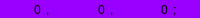
                        <widget class="QWidget" name="widCoordinate4" native="true">
                         <property name="maximumSize">
                          <size>
                           <width>16777215</width>
                           <height>18</height>
                          </size>
                         </property>
                         <property name="styleSheet">
                          <string notr="true">background-color: rgb(153, 0, 255);</string>
                         </property>
                         <layout class="QHBoxLayout" name="horizontalLayout_53">
                          <property name="spacing">
                           <number>1</number>
                          </property>
                          <property name="leftMargin">
                           <number>5</number>
                          </property>
                          <property name="topMargin">
                           <number>1</number>
                          </property>
                          <property name="rightMargin">
                           <number>5</number>
                          </property>
                          <property name="bottomMargin">
                           <number>0</number>
                          </property>
                          <item>
                           <widget class="QLineEdit" name="edtCoor4X">
                            <property name="maximumSize">
                             <size>
                              <width>40</width>
                              <height>20</height>
                             </size>
                            </property>
                            <property name="font">
                             <font>
                              <pointsize>9</pointsize>
                             </font>
                            </property>
                            <property name="text">
                             <string>0</string>
                            </property>
                            <property name="frame">
                             <bool>false</bool>
                            </property>
                            <property name="alignment">
                             <set>Qt::AlignRight|Qt::AlignTrailing|Qt::AlignVCenter</set>
                            </property>
                           </widget>
                          </item>
                          <item>
                           <widget class="QLabel" name="label_101">
                            <property name="text">
                             <string>,</string>
                            </property>
                           </widget>
                          </item>
                          <item>
                           <widget class="QLineEdit" name="edtCoor4Y">
                            <property name="maximumSize">
                             <size>
                              <width>40</width>
                              <height>20</height>
                             </size>
                            </property>
                            <property name="font">
                             <font>
                              <pointsize>9</pointsize>
                             </font>
                            </property>
                            <property name="text">
                             <string>0</string>
                            </property>
                            <property name="frame">
                             <bool>false</bool>
                            </property>
                            <property name="alignment">
                             <set>Qt::AlignRight|Qt::AlignTrailing|Qt::AlignVCenter</set>
                            </property>
                           </widget>
                          </item>
                          <item>
                           <widget class="QLabel" name="label_102">
                            <property name="text">
                             <string>,</string>
                            </property>
                           </widget>
                          </item>
                          <item>
                           <widget class="QLineEdit" name="edtCoor4Z">
                            <property name="maximumSize">
                             <size>
                              <width>40</width>
                              <height>20</height>
                             </size>
                            </property>
                            <property name="font">
                             <font>
                              <pointsize>9</pointsize>
                             </font>
                            </property>
                            <property name="text">
                             <string>0</string>
                            </property>
                            <property name="frame">
                             <bool>false</bool>
                            </property>
                            <property name="alignment">
                             <set>Qt::AlignRight|Qt::AlignTrailing|Qt::AlignVCenter</set>
                            </property>
                           </widget>
                          </item>
                          <item>
                           <widget class="QLabel" name="label_103">
                            <property name="text">
                             <string>;</string>
                            </property>
                           </widget>
                          </item>
                         </layout>
                        </widget>
